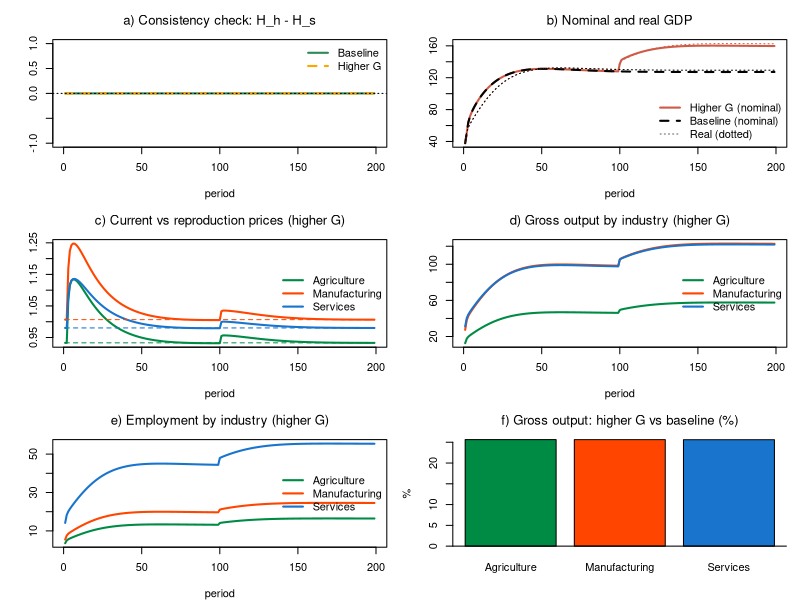

R code for this plot:
# *************************************************************************
#  Model IO-SBM, Sraffa-like prices (3 industries)
#  Model IO-SBM (closed economy) with cost-plus (Sraffa-like) prices
#  Sources: Godley & Lavoie, Monetary Economics, chapters 4 and 7;
#           IO core as in the Leeds lectures (IO-PC, IO-BMW);
#           price equations as in Canelli et al. (2026) (without imported inputs)
#  Author: Marco Veronese Passarella
#  Last change: 20/11/2026
# *************************************************************************

# Clear environment
rm(list = ls(all = TRUE))

# Set model parameters ####
nPeriods    <- 200         # Periods
nScenarios  <- 2           # 1 baseline, 2 higher government spending
shockStart  <- 101         # Period at which the shock hits
alpha10     <- 0.68        # Propensity to consume out of disposable income: autonomous component
alpha11     <- 4           # Propensity to consume out of disposable income: sensitivity to the interest rate
alpha2      <- 0.1         # Propensity to consume out of wealth
lambda10    <- 0.25        # Portfolio: autonomous share of bills
lambda11    <- 1           # Portfolio: sensitivity of bills to interest rate
lambdac     <- 0.2         # Cash to (lagged) consumption ratio
theta       <- 0.2         # Average tax rate on income
delta       <- 0.1         # Depreciation rate
gamma       <- 0.1         # Speed of adjustment of capital to its target
kappaj      <- c(0.8, 1.3, 0.3)       # Target capital-gross output ratios by industry (agriculture, manufacturing, services)

# Input-output parameters ####
nIndustries <- 3           # Industries (agriculture, manufacturing, services)
pr          <- c(3.5, 5, 2.2)         # Labour productivity by industry
betaC       <- c(0.15, 0.35, 0.50)    # Consumption shares by industry
betaI       <- c(0.20, 0.50, 0.30)    # Investment shares by industry
betaG       <- c(0.10, 0.30, 0.60)    # Government spending shares by industry
A  <- matrix(c(0.11, 0.12, 0.10,      # Technical coefficients
               0.21, 0.22, 0.20,      # (row: supplying industry; column: using industry)
               0.15, 0.18, 0.10), nrow = nIndustries, byrow = TRUE)
Leontief <- solve(diag(nIndustries) - A)   # (I - A)^-1, computed once (A is constant)
wbar        <- 1           # Nominal wage rate (uniform across industries)
mup0        <- c(0.3, 0.4, 0.3)       # Normal mark-ups on intermediate costs by industry
mup1        <- 0.2         # Sensitivity of mark-ups to the gap between actual and normal output
phiN        <- 0.1         # Speed of adjustment of normal output to actual output
lab         <- 1 / pr                 # Labour coefficients by industry
MkN         <- diag((1 + kappaj * delta) * (1 + mup0))  # Normal mark-up factors (incl. capital-cost component)
Gbase       <- 20          # Real government spending (baseline)
Gshock      <- 25          # Real government spending (scenario 2)
psi         <- 1           # Fiscal rule: share of the extra interest bill offset by lower spending
rbar        <- 0.02        # Fiscal rule: reference interest rate

# Create the variables as matrices [scenario, period], all starting at zero ####

# A) Households
YD    <- matrix(0, nScenarios, nPeriods)  # Disposable income
C     <- matrix(0, nScenarios, nPeriods)  # Consumption (nominal)
alpha1<- matrix(0, nScenarios, nPeriods)  # Propensity to consume out of disposable income
Cr    <- matrix(0, nScenarios, nPeriods)  # Consumption (real)
V     <- matrix(0, nScenarios, nPeriods)  # Net wealth
H_h   <- matrix(0, nScenarios, nPeriods)  # Cash held by households
B_h   <- matrix(0, nScenarios, nPeriods)  # Bills held by households
M_h   <- matrix(0, nScenarios, nPeriods)  # Bank deposits held by households

# B) Firms
Y     <- matrix(0, nScenarios, nPeriods)  # GDP (nominal)
Yr    <- matrix(0, nScenarios, nPeriods)  # GDP (real)
WB    <- matrix(0, nScenarios, nPeriods)  # Wage bill
FD    <- matrix(0, nScenarios, nPeriods)  # Distributed profits of firms
N     <- matrix(0, nScenarios, nPeriods)  # Employment
I     <- matrix(0, nScenarios, nPeriods)  # Gross investment (nominal)
Ir    <- matrix(0, nScenarios, nPeriods)  # Gross investment (real)
K     <- matrix(0, nScenarios, nPeriods)  # Capital stock (real)
KT    <- matrix(0, nScenarios, nPeriods)  # Target capital stock (real)
DA    <- matrix(0, nScenarios, nPeriods)  # Depreciation (real)
AF    <- matrix(0, nScenarios, nPeriods)  # Amortisation funds (nominal)
L_d   <- matrix(0, nScenarios, nPeriods)  # Demand for bank loans

# Industry-level variables as arrays [scenario, period, industry] ####
d     <- array(0, dim = c(nScenarios, nPeriods, nIndustries))  # Final demand by industry
x     <- array(0, dim = c(nScenarios, nPeriods, nIndustries))  # Gross output
Nz    <- array(0, dim = c(nScenarios, nPeriods, nIndustries))  # Employment by industry
p     <- array(1, dim = c(nScenarios, nPeriods, nIndustries))  # Current unit prices
pS    <- array(1, dim = c(nScenarios, nPeriods, nIndustries))  # Reproduction (Sraffa) prices
mup   <- array(0, dim = c(nScenarios, nPeriods, nIndustries))  # Current mark-ups
xN    <- array(0, dim = c(nScenarios, nPeriods, nIndustries))  # Normal (potential) output

# Price indices ####
p_c   <- matrix(1, nScenarios, nPeriods)  # Consumer price index
p_i   <- matrix(1, nScenarios, nPeriods)  # Price of investment goods
p_g   <- matrix(1, nScenarios, nPeriods)  # Price of government purchases
p_y   <- matrix(1, nScenarios, nPeriods)  # GDP deflator

# C) Banks
L_s   <- matrix(0, nScenarios, nPeriods)  # Supply of bank loans
M_s   <- matrix(0, nScenarios, nPeriods)  # Supply of bank deposits
B_b   <- matrix(0, nScenarios, nPeriods)  # Bills held by banks (if < 0, CB advances)
FB    <- matrix(0, nScenarios, nPeriods)  # Bank profits (distributed to households)

# D) Government and central bank
TAX   <- matrix(0, nScenarios, nPeriods)  # Taxes
PSBR  <- matrix(0, nScenarios, nPeriods)  # Public sector borrowing requirement
B_s   <- matrix(0, nScenarios, nPeriods)  # Bills supplied by government
B_cb  <- matrix(0, nScenarios, nPeriods)  # Bills held by central bank
F_cb  <- matrix(0, nScenarios, nPeriods)  # Central bank profits
H_s   <- matrix(0, nScenarios, nPeriods)  # Cash supplied by central bank

# Exogenous variables as matrices (so they can take scenario-specific shocks) ####
Gr0 <- matrix(Gbase, nScenarios, nPeriods)  # Real government spending, exogenous component
Gr  <- matrix(Gbase, nScenarios, nPeriods)  # Real government spending
G   <- matrix(0,     nScenarios, nPeriods)  # Nominal government spending
rb  <- matrix(0.02,  nScenarios, nPeriods)  # Interest rate on bills (policy rate)
rm  <- matrix(0.02,  nScenarios, nPeriods)  # Interest rate on deposits
rl  <- matrix(0.02,  nScenarios, nPeriods)  # Interest rate on loans

# Loop over scenarios ####
for (j in 1:nScenarios) {

  # Time loop
  for (i in 2:nPeriods) {

    # Shocks ####
    if (i >= shockStart && j == 2) Gr0[j, i] <- Gshock        # higher government spending

    # Solve the SIMULTANEOUS equations by iteration
    for (iter in 1:100) {

      # A) HOUSEHOLDS ####
      YD[j, i]   = WB[j, i] + FD[j, i] - TAX[j, i] +
        rb[j, i - 1] * B_h[j, i - 1] + rm[j, i - 1] * M_h[j, i - 1] + FB[j, i]  # Disposable income (1)
      TAX[j, i]  = theta * (WB[j, i] + FD[j, i] + FB[j, i] + rb[j, i - 1] * B_h[j, i - 1] +
        rm[j, i - 1] * M_h[j, i - 1])                                        # Taxes on household income (2)
      V[j, i]    = V[j, i - 1] + (YD[j, i] - C[j, i])                       # Wealth accumulation (3)
      alpha1[j, i] = alpha10 - alpha11 * rb[j, i - 1]               # Propensity to consume and interest rate (4)
      Cr[j, i]   = alpha1[j, i] * YD[j, i] / p_c[j, i] +
        alpha2 * V[j, i - 1] / p_c[j, i]                                   # Consumption, real (5)
      C[j, i]    = p_c[j, i] * Cr[j, i]                                     # Consumption, nominal (6)
      H_h[j, i]  = lambdac * C[j, i - 1]                                    # Cash for transactions (7)
      B_h[j, i]  = V[j, i] * (lambda10 + lambda11 * rb[j, i])               # Demand for bills (8)
      M_h[j, i]  = V[j, i] - H_h[j, i] - B_h[j, i]                          # Deposits as buffer stock (9)

      # B) FIRMS ####
      G[j, i]    = p_g[j, i] * Gr[j, i]                                     # Government spending, nominal (10)
      Y[j, i]    = C[j, i] + I[j, i] + G[j, i]                              # GDP, nominal (11)
      Yr[j, i]   = Cr[j, i] + Ir[j, i] + Gr[j, i]                           # GDP, real (12)
      p_y[j, i]  = ifelse(Yr[j, i] > 0, Y[j, i] / Yr[j, i], 1)              # GDP deflator (13)
      N[j, i]    = sum(Nz[j, i, ])                                          # Employment (14)
      WB[j, i]   = wbar * N[j, i]                                           # Wage bill (15)
      FD[j, i]   = Y[j, i] - WB[j, i] - AF[j, i] - rl[j, i - 1] * L_d[j, i - 1]  # Profits = residual, all distributed (16)
      KT[j, i]   = sum(kappaj * x[j, i - 1, ])                         # Target capital (17)
      DA[j, i]   = delta * K[j, i - 1]                                      # Depreciation, real (18)
      AF[j, i]   = p_i[j, i] * DA[j, i]                                     # Amortisation funds at replacement cost (19)
      Ir[j, i]   = gamma * (KT[j, i] - K[j, i - 1]) + DA[j, i]              # Gross investment, real (20)
      I[j, i]    = p_i[j, i] * Ir[j, i]                                     # Gross investment, nominal (21)
      K[j, i]    = K[j, i - 1] + Ir[j, i] - DA[j, i]                        # Capital accumulation (22)
      L_d[j, i]  = L_d[j, i - 1] + I[j, i] - AF[j, i]                       # Loans fund net investment   (23)

      # INDUSTRIAL STRUCTURE (real terms) ####
      d[j, i, ]  = betaC * Cr[j, i] + betaI * Ir[j, i] + betaG * Gr[j, i]   # Final demand by industry (24)
      x[j, i, ]  = Leontief %*% d[j, i, ]                                   # Gross output (25)
      Nz[j, i, ] = x[j, i, ] * lab                                          # Employment by industry (26)
      
      # PRICES ####
      xN[j, i, ] = if (i < 3) x[j, i, ] else xN[j, i - 1, ] + phiN * (x[j, i - 1, ] - xN[j, i - 1, ])  # Normal output (27)
      mup[j, i, ] = if (i < 3) mup0 else mup0 + mup1 * (x[j, i - 1, ] / xN[j, i - 1, ] - 1)  # Current mark-ups (28)
      pS[j, i, ] = as.vector(wbar * lab %*% solve(diag(nIndustries) - A %*% MkN))  # Reproduction prices (29)
      p[j, i, ]  = as.vector(wbar * lab %*% solve(diag(nIndustries) -
                               A %*% diag((1 + kappaj * delta) * (1 + mup[j, i, ]))))  # Current prices (30)
      p_c[j, i]  = sum(p[j, i, ] * betaC)                                   # Consumer price index (31)
      p_i[j, i]  = sum(p[j, i, ] * betaI)                                   # Price of investment goods (32)
      p_g[j, i]  = sum(p[j, i, ] * betaG)                                   # Price of government purchases (33)
      
      # C) BANKS ####
      L_s[j, i]  = L_s[j, i - 1] + (L_d[j, i] - L_d[j, i - 1])              # Loans supplied on demand (34)
      M_s[j, i]  = M_s[j, i - 1] + (L_s[j, i] - L_s[j, i - 1])              # Loans create deposits (35)
      B_b[j, i]  = M_h[j, i] - M_s[j, i]                                    # Bills held by banks (36)
      FB[j, i]   = rl[j, i - 1] * L_s[j, i - 1] + rb[j, i - 1] * B_b[j, i - 1] -
        rm[j, i - 1] * M_h[j, i - 1]                                         # Bank profits (37)

      # D) GOVERNMENT AND CENTRAL BANK ####
      F_cb[j, i] = rb[j, i - 1] * B_cb[j, i - 1]                            # Central bank profits (38)
      Gr[j, i]   = Gr0[j, i] - psi * (rb[j, i - 1] - rbar) * B_s[j, i - 1] / p_g[j, i]  # Fiscal rule (real spending) (39)
      PSBR[j, i] = G[j, i] + rb[j, i - 1] * B_s[j, i - 1] - TAX[j, i] - F_cb[j, i] # Borrowing requirement (40)
      B_s[j, i]  = B_s[j, i - 1] + PSBR[j, i]                               # Supply of bills (41)
      B_cb[j, i] = B_s[j, i] - B_h[j, i] - B_b[j, i]                        # Central bank residual (42)
      H_s[j, i]  = H_s[j, i - 1] + (B_cb[j, i] - B_cb[j, i - 1])            # Supply of cash (43)
    }
  }
}

# Display the results ####
sfcGap <- max(abs(H_h[, 2:nPeriods] - H_s[, 2:nPeriods]))     # Hidden equation: H_h = H_s
ioGap  <- max(abs(apply(x[, 2:nPeriods, ], c(1, 2), sum) -
                  apply(x[, 2:nPeriods, ], c(1, 2), function(v) sum(A %*% v)) -
                  apply(d[, 2:nPeriods, ], c(1, 2), sum)))  # IO check: x = A x + d
cat(" ******************************")
cat("\n Industries =", nIndustries)
cat("\n Max |H_h - H_s| =", sfcGap)
cat("\n Max IO gap =", ioGap)
cat("\n ******************************")
cat("\n Values at period", nPeriods, "(baseline | higher G): \n Y =",
    round(Y[1, nPeriods], 2), "|", round(Y[2, nPeriods], 2),
    "\n x =", round(x[1, nPeriods, ], 2), "|", round(x[2, nPeriods, ], 2),
    "\n N =", round(N[1, nPeriods], 2), "|", round(N[2, nPeriods], 2),
    "\n Y (real) =", round(Yr[1, nPeriods], 2), "|", round(Yr[2, nPeriods], 2),
    "\n p =", round(p[1, nPeriods, ], 3),
    "\n p_c =", round(p_c[1, nPeriods], 3), " p_y =", round(p_y[1, nPeriods], 3),
    "\n Wage share =", round(WB[1, nPeriods] / Y[1, nPeriods], 3), "|", round(WB[2, nPeriods] / Y[2, nPeriods], 3))
cat("\n ******************************")

# Plot the results ####
indCol <- c("springgreen4", "orangered", "dodgerblue3")   # Industry colours
indLab <- c("Agriculture", "Manufacturing", "Services")   # Industry names
per    <- 2:nPeriods                                       # Periods shown

op = par(mfrow = c(3, 2), mar = c(4, 4, 3, 1))

# a) Consistency check (both scenarios): H_h - H_s should hug zero
plot(H_h[1, per] - H_s[1, per], type = "l", col = "seagreen", lwd = 2,
     font.main = 1, main = "a) Consistency check: H_h - H_s", xlab = "period", ylab = "",
     ylim = range(-1, 1))
lines(H_h[2, per] - H_s[2, per], col = "orange", lwd = 2, lty = 2)
abline(h = 0, lty = 3)
legend("topright", c("Baseline", "Higher G"), col = c("seagreen", "orange"),
       lwd = 2, lty = c(1, 2), bty = "n")

# b) Nominal and real GDP: baseline vs higher government spending
plot(Y[2, per], type = "l", col = "coral3", lwd = 2, font.main = 1,
     main = "b) Nominal and real GDP", xlab = "period", ylab = "", ylim = range(Y[, per], Yr[, per]))
lines(Y[1, per], col = "black", lwd = 2, lty = 2)
lines(Yr[2, per], col = "coral3", lwd = 1, lty = 3)
lines(Yr[1, per], col = "black", lwd = 1, lty = 3)
legend("bottomright", c("Higher G (nominal)", "Baseline (nominal)", "Real (dotted)"),
       col = c("coral3", "black", "gray40"), lwd = c(2, 2, 1), lty = c(1, 2, 3), bty = "n")

# c) Current (solid) and reproduction (dashed) prices by industry (higher G)
matplot(p[2, per, ], type = "l", lty = 1, lwd = 2, col = indCol, font.main = 1,
        main = "c) Current vs reproduction prices (higher G)", xlab = "period", ylab = "",
        ylim = range(p[2, per, ], pS[2, per, ]))
matlines(pS[2, per, ], lty = 2, lwd = 1, col = indCol)
legend("right", indLab, col = indCol, lwd = 2, bty = "n")

# d) Gross output by industry (higher G)
matplot(x[2, per, ], type = "l", lty = 1, lwd = 2, col = indCol, font.main = 1,
        main = "d) Gross output by industry (higher G)", xlab = "period", ylab = "")
legend("right", indLab, col = indCol, lwd = 2, bty = "n")

# e) Employment by industry (higher G)
matplot(Nz[2, per, ], type = "l", lty = 1, lwd = 2, col = indCol, font.main = 1,
        main = "e) Employment by industry (higher G)", xlab = "period", ylab = "")
legend("right", indLab, col = indCol, lwd = 2, bty = "n")

# f) Change in gross output by industry (higher G vs baseline, last period)
barplot(100 * (x[2, nPeriods, ] / x[1, nPeriods, ] - 1), names.arg = indLab, col = indCol,
        font.main = 1, main = "f) Gross output: higher G vs baseline (%)", ylab = "%")
abline(h = 0)

par(op)
